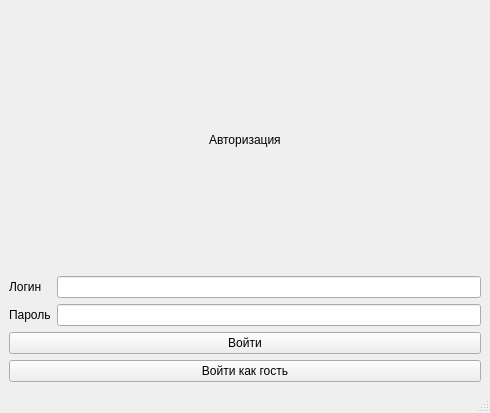
<?xml version="1.0" encoding="UTF-8"?>
<ui version="4.0">
 <class>MainWindow_auto</class>
 <widget class="QMainWindow" name="MainWindow_auto">
  <property name="geometry">
   <rect>
    <x>0</x>
    <y>0</y>
    <width>490</width>
    <height>413</height>
   </rect>
  </property>
  <property name="windowTitle">
   <string>MainWindow</string>
  </property>
  <property name="styleSheet">
   <string notr="true">font: 16pt &quot;Segoe UI&quot;;</string>
  </property>
  <widget class="QWidget" name="centralwidget">
   <layout class="QGridLayout" name="gridLayout_3">
    <item row="0" column="0">
     <spacer name="horizontalSpacer">
      <property name="orientation">
       <enum>Qt::Horizontal</enum>
      </property>
      <property name="sizeHint" stdset="0">
       <size>
        <width>164</width>
        <height>20</height>
       </size>
      </property>
     </spacer>
    </item>
    <item row="0" column="1">
     <widget class="QLabel" name="label_3">
      <property name="text">
       <string>Авторизация</string>
      </property>
     </widget>
    </item>
    <item row="0" column="2">
     <spacer name="horizontalSpacer_2">
      <property name="orientation">
       <enum>Qt::Horizontal</enum>
      </property>
      <property name="sizeHint" stdset="0">
       <size>
        <width>164</width>
        <height>20</height>
       </size>
      </property>
     </spacer>
    </item>
    <item row="1" column="0" colspan="3">
     <layout class="QGridLayout" name="gridLayout_2">
      <item row="3" column="0">
       <widget class="QPushButton" name="pushButton_2">
        <property name="text">
         <string>Войти как гость</string>
        </property>
       </widget>
      </item>
      <item row="2" column="0">
       <widget class="QPushButton" name="pushButton">
        <property name="text">
         <string>Войти</string>
        </property>
       </widget>
      </item>
      <item row="1" column="0">
       <layout class="QGridLayout" name="gridLayout">
        <item row="1" column="1">
         <widget class="QLineEdit" name="lineEdit_2"/>
        </item>
        <item row="0" column="0">
         <widget class="QLabel" name="label">
          <property name="text">
           <string>Логин</string>
          </property>
         </widget>
        </item>
        <item row="0" column="1">
         <widget class="QLineEdit" name="lineEdit"/>
        </item>
        <item row="1" column="0">
         <widget class="QLabel" name="label_2">
          <property name="text">
           <string>Пароль</string>
          </property>
         </widget>
        </item>
       </layout>
      </item>
     </layout>
    </item>
   </layout>
  </widget>
  <widget class="QMenuBar" name="menubar">
   <property name="geometry">
    <rect>
     <x>0</x>
     <y>0</y>
     <width>490</width>
     <height>36</height>
    </rect>
   </property>
  </widget>
  <widget class="QStatusBar" name="statusbar"/>
 </widget>
 <resources/>
 <connections/>
</ui>
